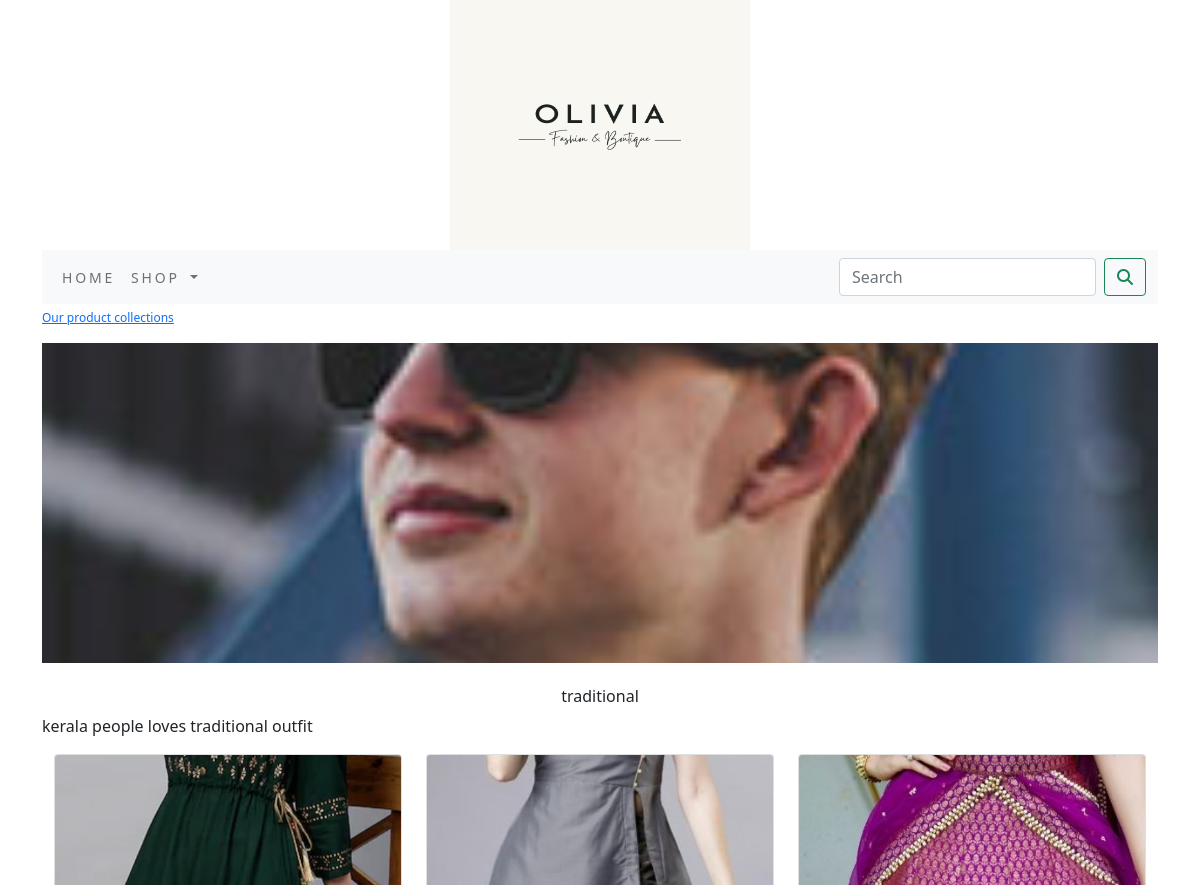
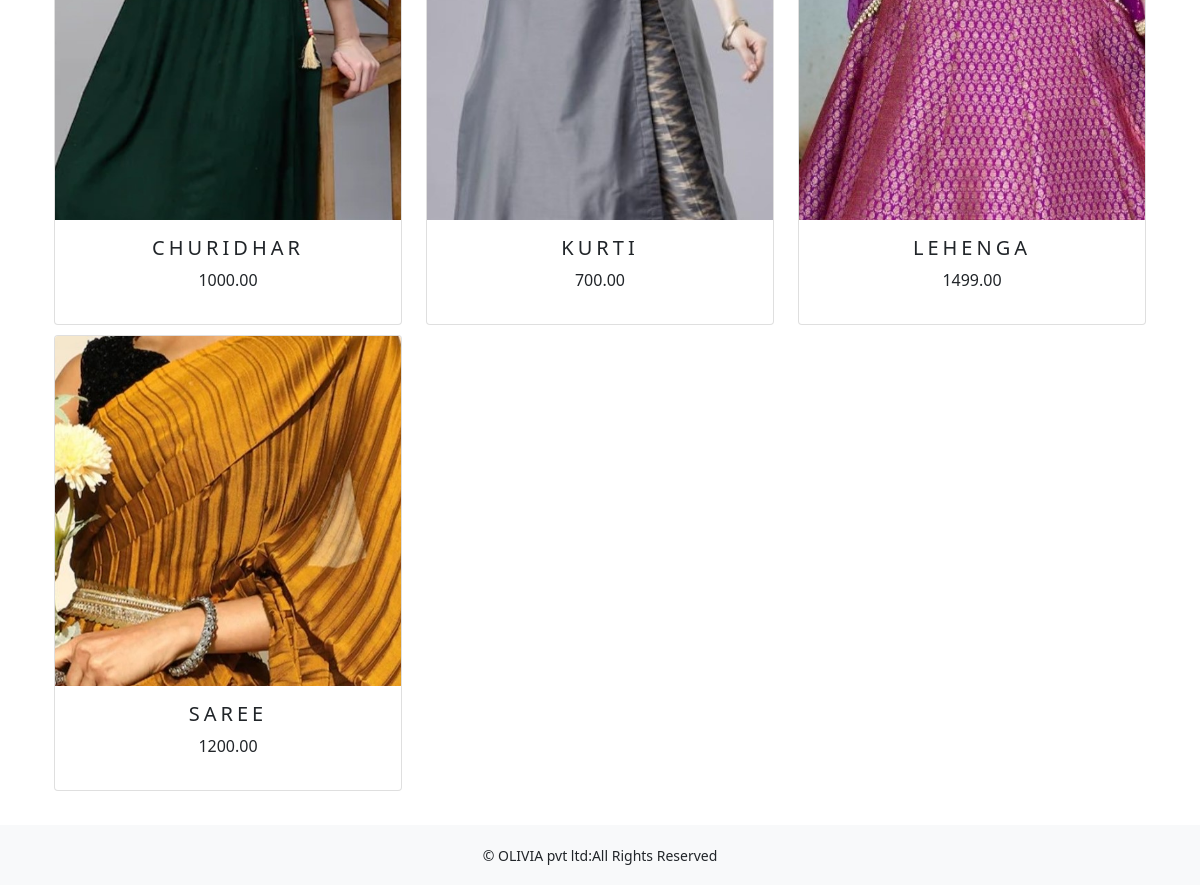
/shop/traditional/, run on the app's committed database (2 pictures, top to bottom).
### shop/models.py (models this page shows, shortened)
class Category(models.Model):
    name=models.CharField(max_length=250,unique=True)
    slug=models.SlugField(max_length=250,unique=True)
    description=models.TextField(blank=True)
    image=models.ImageField(upload_to='category',blank=True)
    class Meta:
        ordering=('name',)
        verbose_name='category'
        verbose_name_plural='categories'
    def get_url(self):
        return reverse('shop:product_by_category',args=[self.slug])

class Product(models.Model):
     name = models.CharField(max_length=250, unique=True)
     slug = models.SlugField(max_length=250, unique=True)
     description = models.TextField(blank=True)
     price=models.DecimalField(max_digits=10,decimal_places=2)
     category=models.ForeignKey(Category,on_delete=models.CASCADE)
     image = models.ImageField(upload_to='product', blank=True,default=None)
     stock=models.IntegerField()
     available=models.BooleanField(default=True)
     created=models.DateTimeField(auto_now_add=True)
     def get_url(self):
         return reverse('shop:prodCatdetail',args=[self.category.slug,self.slug])
     class Meta:
         ordering = ('name',)
         verbose_name = 'product'
         verbose_name_plural = 'products'

### shop/views.py (the view)
# urls.py: path('',views.allProdCat,name='allProdCat'),
def allProdCat(request,c_slug=None):
    c_page=None
    products_list=None
    if c_slug!=None:
        c_page=get_object_or_404(Category,slug=c_slug)
        products_list=Product.objects.all().filter(category=c_page,available=True)
    else:
        products_list=Product.objects.all().filter(available=True)
    paginator=Paginator(products_list,6)
    try:
        page=int(request.GET.get('page','1'))
    except:
        page=1
    try:
        products=paginator.page(page)
    except (EmptyPage,InvalidPage):
        products=paginator.page(paginator.num_pages)
    return render(request,"category.html",{'category':c_page,'products':products})

### cart/context_processors.py (called while the page is built)
def counter(request):
    item_count=0
    if 'admin' in request.path:
        return {}
    else:
        try:
            cart=Cart.objects.filter(cart_id=_cart_id(request))
            cart_items=CartItem.objects.all().filter(cart=cart[:1])
            for cart_item in cart_items:
                item_count=cart_item.quantity
        except Cart.DoesNotExist:
            item_count =0
    return dict(item_count=item_count)

### cart/views.py (called while the page is built)
def _cart_id(request):
    cart=request.session.session_key
    if not cart:
        cart=request.session.create()
    return cart

### shop/context_processors.py (called while the page is built)
def menu_links(request):
    links=Category.objects.all()
    return dict(links=links)

### templates/category.html (shortened to what this page needs)
{% extends 'base.html' %}
{% load static %}
{% block content %}
{% if category %}
     <div>
         <div class="row my_row_class">
             <div class="mx-auto">
             <p> <a href= "{% url 'shop:allProdCat' %}">Our product collections</a></p>
         </div>
         </div>
     </div>
     {% endif %}
<div>
    {% if category %}
    <img  class="my_image" src="{{category.image.url}}" alt="{{category.name}}">
    </div>
    <br>
<div class="mx_auto">
      <h1 class="text-center my_title">{{category.name}}</h1>
      <p class="text-justify">{{category.description}}</p>
    </div>
    {% endif %}
<div class="container">
    <div class="row mx_auto">
      {% for product in products.object_list %}
    <div class="my_bottom_margin col-6 col-sm-12 col-md-4 col-lg-4" >
        <div class="card text-center" style="min-width:18rem;">
           <a href="{{product.get_url}}"><img class="card-img-top my_image" style="height:350px;" src="{{product.image.url}}" alt="{{product.name}}"></a>
       <div class="card-body">
           <h4>{{product.name}}</h4>
           <p>{{product.price}}</p>
        </div>
       </div>
   </div>
     {% endfor %}
  </div>
    <br>
</div>
{% endblock %}

### static/css/custom.css (style rules this page uses)
body { font-family: 'Roboto', sans-serif; }
.my_row_class { padding-top:5px; }
.my_row_class .mx-auto { color:#000; font-size:12px; }
.my_image { width: 100%; height: 40vh; object-fit: cover; }
.my_title { font-size:16px; text_transform:uppercase; letterspacing:.2em; }
.my_bottom_margin { margin-bottom:10px; }
.card-body h4 { font-size:20px; text-transform:uppercase; letter-spacing:.2em; }

### data on the page
Category: image (picture), name "traditional", description "kerala people loves traditional outfit"
Product: image (picture), name "CHURIDHAR", price "1000.00"
Product: image (picture), name "KURTI", price "700.00"
Product: image (picture), name "LEHENGA", price "1499.00"
Product: image (picture), name "SAREE", price "1200.00"
